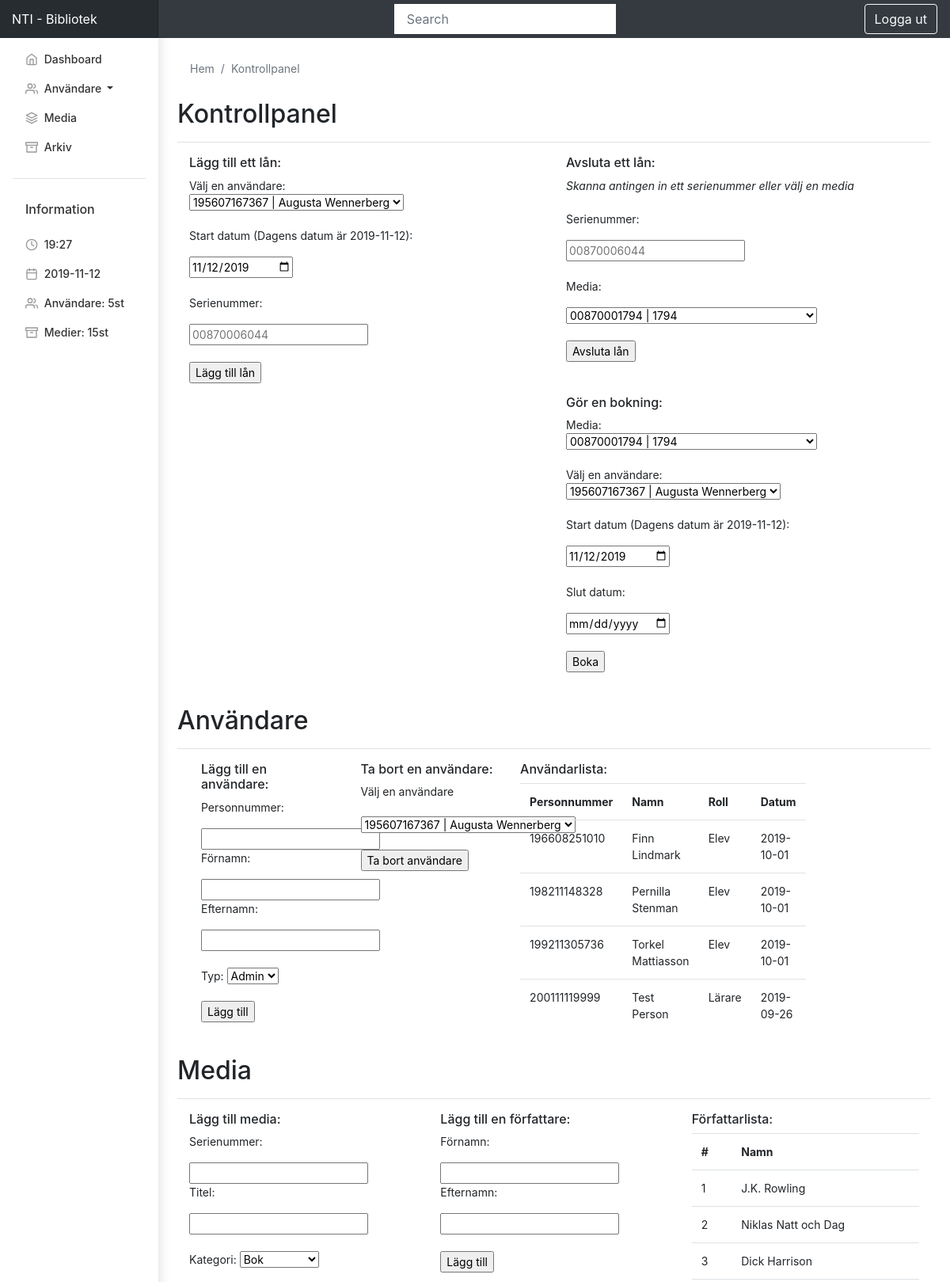
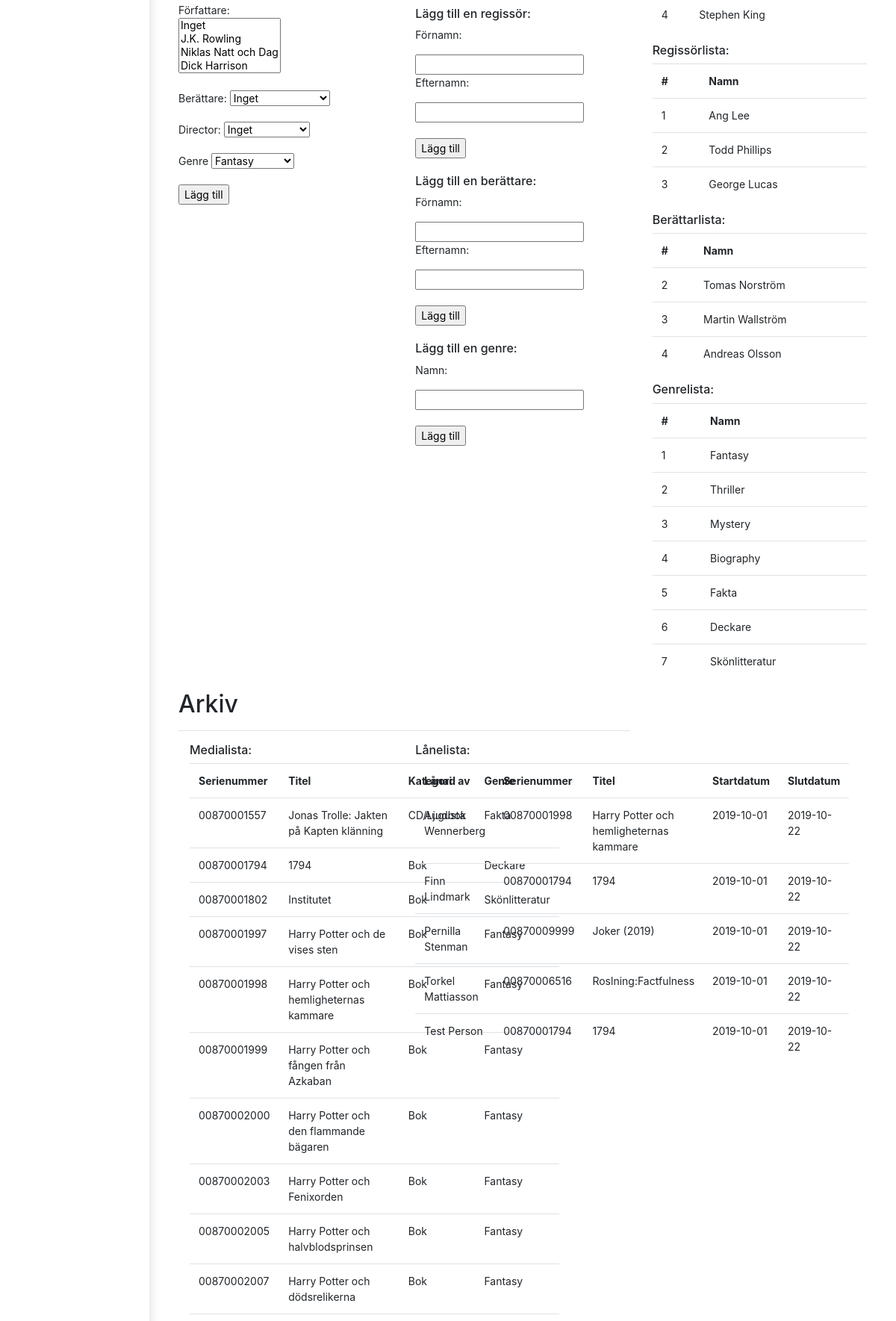
Screenshot of /index.php?login=success (signed in, upper part) with the database file from the repository (2 pictures, top to bottom).
### tables this page shows
CREATE TABLE `users` (
  `user_id` varchar(12) NOT NULL,
  `firstname` varchar(32) NOT NULL,
  `lastname` varchar(32) NOT NULL,
  `role_id` int(10) NOT NULL,
  `date` date NOT NULL
);

CREATE TABLE `roles` (
  `role_id` int(10) NOT NULL,
  `role_name` varchar(32) NOT NULL,
  `create` int(1) NOT NULL,
  `edit` int(1) NOT NULL,
  `remove` int(1) NOT NULL,
  `borrow` int(1) NOT NULL
);

CREATE TABLE `authors` (
  `author_id` int(11) NOT NULL,
  `author_fname` varchar(32) NOT NULL,
  `author_lname` varchar(32) NOT NULL
);

CREATE TABLE `directors` (
  `director_id` int(11) NOT NULL,
  `director_fname` varchar(32) NOT NULL,
  `director_lname` varchar(32) NOT NULL
);

CREATE TABLE `narrators` (
  `narrator_id` int(11) NOT NULL,
  `narrator_fname` varchar(32) NOT NULL,
  `narrator_lname` varchar(32) NOT NULL
);

CREATE TABLE `genre` (
  `genre_id` int(11) NOT NULL,
  `genre_name` varchar(32) NOT NULL
);

CREATE TABLE `media` (
  `item_id` varchar(11) NOT NULL,
  `title` varchar(100) NOT NULL,
  `cat_id` int(11) NOT NULL,
  `genre_id` int(11) NOT NULL,
  `is_borrowed` int(2) NOT NULL
);

CREATE TABLE `item_cat` (
  `cat_id` int(11) NOT NULL,
  `cat_name` varchar(32) NOT NULL,
  `max_time` int(10) NOT NULL
);

CREATE TABLE `borrowed` (
  `user_id` varchar(12) NOT NULL,
  `item_id` varchar(11) NOT NULL,
  `start_date` date NOT NULL,
  `end_date` date NOT NULL
);

### page/firstpage.php (the view, shortened to what the rows shown need)
<div class="d-flex justify-content-between flex-wrap flex-md-nowrap align-items-center pb-2 mb-3 border-bottom" id="dashboard">
  <h1 class="h2">Kontrollpanel</h1>
</div>
<div class="d-flex justify-content-between flex-wrap flex-md-nowrap align-items-center pb-2 mb-3 border-bottom" id="users">
  <h1 class="h2">Användare</h1>
</div>
<div class="col-md-8">
<div class="container-fluid">
      <div class="row">
          <div class="col-sm-4">
                  <?php
                  include('includes/dbh.inc.php');
                  $sql = "SELECT users.user_id, users.firstname, users.lastname, users.role_id, users.date, roles.role_name FROM users INNER JOIN roles ON users.role_id=roles.role_id";
                  $result = $conn->query($sql);
                  if ($result->num_rows > 0) {
                      echo "<table class='table'><tr><th scope='col'>Personnummer</th><th scope='col'>Namn</th><th scope='col'>Roll</th><th scope='col'>Datum</th></tr>";
                  while($row = $result->fetch_assoc()) {
                      echo "<tr><td scope='row'>" . $row["user_id"]. "</td><td scope='row'>" . $row["firstname"]. " " . $row["lastname"]. "</td><td scope='row'>" . $row["role_name"] . "</td><td scope='row'>" . $row["date"]. "</td></tr>";
                  }
                  echo "</table>";
                  } else { echo "0 resultat"; }
                  ?>
          </div>
      </div>
</div>
</div>
<div class="d-flex justify-content-between flex-wrap flex-md-nowrap align-items-center pb-2 mb-3 border-bottom" id="media">
  <h1 class="h2">Media</h1>
</div>
<div class="container-fluid">
      <div class="row">
          <div class="col-sm-4">
              <?php
                  include('includes/dbh.inc.php');
                  $sql = "SELECT author_id, author_fname, author_lname FROM authors";
                  $result = $conn->query($sql);
                  if ($result->num_rows > 0) {
                      echo "<table class='table'><tr><th scope='col'>#</th><th scope='col'>Namn</th></tr>";
                  while($row = $result->fetch_assoc()) {
                      echo "<tr><td scope='row'>" . $row["author_id"]. "</td><td scope='row'>" . $row["author_fname"]. " " . $row["author_lname"]. "</td></tr>";
                  }
                  echo "</table>";
                  } else { echo "0 resultat"; }
              ?>
              <?php
                  include('includes/dbh.inc.php');
                   $sql = "SELECT director_id, director_fname, director_lname FROM directors";
                  $result = $conn->query($sql);
                   if ($result->num_rows > 0) {
                      echo "<table class='table'><tr><th scope='col'>#</th><th scope='col'>Namn</th></tr>";
                   while($row = $result->fetch_assoc()) {
                      echo "<tr><td scope='row'>" . $row["director_id"]. "</td><td scope='row'>" . $row["director_fname"]. " " . $row["director_lname"]. "</td></tr>";
                  }
                  echo "</table>";
                  } else { echo "0 resultat"; }
              ?>
              <?php
                  include('includes/dbh.inc.php');
                  $sql = "SELECT narrator_id, narrator_fname, narrator_lname FROM narrators";
                  $result = $conn->query($sql);
                  if ($result->num_rows > 0) {
                      echo "<table class='table'><tr><th scope='col'>#</th><th scope='col'>Namn</th></tr>";
                  while($row = $result->fetch_assoc()) {
                      echo "<tr><td scope='row'>" . $row["narrator_id"]. "</td><td scope='row'>" . $row["narrator_fname"]. " " . $row["narrator_lname"]. "</td></tr>";
                  }
                  echo "</table>";
                  } else { echo "0 resultat"; }
              ?>
              <?php
                  include('includes/dbh.inc.php');
                  $sql = "SELECT genre_id, genre_name FROM genre";
                  $result = $conn->query($sql);
                  if ($result->num_rows > 0) {
                      echo "<table class='table'><tr><th scope='col'>#</th><th scope='col'>Namn</th></tr>";
                  while($row = $result->fetch_assoc()) {
                      echo "<tr><td scope='row'>" . $row["genre_id"]. "</td><td scope='row'>" . $row["genre_name"]. "</td></tr>";
                  }
                  echo "</table>";
                  } else { echo "0 resultat"; }
              ?>
          </div>
      </div>
</div>
<div class="col-md-8">
  <div class="d-flex justify-content-between flex-wrap flex-md-nowrap align-items-center pb-2 mb-3 border-bottom" id="archive">
      <h1 class="h2">Arkiv</h1>
  </div>
  <div class="container-fluid">
      <div class="row">
          <div class="col-lg-6">
              <?php
                  include('includes/dbh.inc.php');
                  $sql = "SELECT media.item_id, media.title, media.cat_id, media.genre_id, media.is_borrowed, item_cat.cat_name, genre.genre_name FROM media INNER JOIN item_cat ON media.cat_id=item_cat.cat_id INNER JOIN genre ON media.genre_id=genre.genre_id";
                  $result = $conn->query($sql);
                  if ($result->num_rows > 0) {
                      echo "<table class='table'><tr><th scope='col'>Serienummer</th><th scope='col'>Titel</th><th scope='col'>Kategori</th><th scope='col'>Genre</th></tr>";
                  while($row = $result->fetch_assoc()) {
                      echo "<tr><td scope='row'>" . $row["item_id"]. "</td><td scope='row'>" . $row["title"]. "</td><td scope='row'>" . $row["cat_name"]. "</td><td scope='row'>" . $row["genre_name"]. "</td></tr>";
                  }
                  echo "</table>";
                  } else { echo "0 resultat"; }
              ?>
          </div>
          <div class="col-lg-6">
              <?php
                  include('includes/dbh.inc.php');
                  $sql = "SELECT borrowed.user_id, borrowed.item_id, borrowed.start_date, borrowed.end_date, users.firstname, users.lastname, media.title FROM borrowed
                  INNER JOIN users ON borrowed.user_id=users.user_id
                  INNER JOIN media ON borrowed.item_id=media.item_id
                  ";
                  $result = $conn->query($sql);
                  if ($result->num_rows > 0) {
                      echo "<table class='table'><tr><th scope='col'>Lånad av</th><th scope='col'>Serienummer</th><th scope='col'>Titel</th><th scope='col'>Startdatum</th><th scope='col'>Slutdatum</th></tr>";
                  while($row = $result->fetch_assoc()) {
                      echo "<tr><td scope='row'>" . $row["firstname"]. " " . $row["lastname"]. "</td><td scope='row'>" . $row["item_id"]. "</td><td scope='row'>" . $row["title"]. "</td><td scope='row'>" . $row["start_date"]. "</td><td scope='row'>" . $row["end_date"]. "</td></tr>";
                  }
                  echo "</table>";
                  } else { echo "0 resultat"; }
              ?>
          </div>
      </div>
  </div>

### rows the page displays
users: user_id "196608251010", firstname "Finn", lastname "Lindmark", role.role_name "Elev", date "2019-10-01"
users: user_id "198211148328", firstname "Pernilla", lastname "Stenman", role.role_name "Elev", date "2019-10-01"
users: user_id "199211305736", firstname "Torkel", lastname "Mattiasson", role.role_name "Elev", date "2019-10-01"
users: user_id "200111119999", firstname "Test", lastname "Person", role.role_name "Lärare", date "2019-09-26"
authors: author_id "1", author_fname "J.K.", author_lname "Rowling"
authors: author_id "2", author_fname "Niklas", author_lname "Natt och Dag"
authors: author_id "3", author_fname "Dick", author_lname "Harrison"
authors: author_id "4", author_fname "Stephen", author_lname "King"
directors: director_id "1", director_fname "Ang", director_lname "Lee"
directors: director_id "2", director_fname "Todd", director_lname "Phillips"
directors: director_id "3", director_fname "George", director_lname "Lucas"
narrators: narrator_id "2", narrator_fname "Tomas", narrator_lname "Norström"
narrators: narrator_id "3", narrator_fname "Martin", narrator_lname "Wallström"
narrators: narrator_id "4", narrator_fname "Andreas", narrator_lname "Olsson"
genre: genre_id "1", genre_name "Fantasy"
genre: genre_id "2", genre_name "Thriller"
genre: genre_id "3", genre_name "Mystery"
genre: genre_id "4", genre_name "Biography"
genre: genre_id "5", genre_name "Fakta"
genre: genre_id "6", genre_name "Deckare"
genre: genre_id "7", genre_name "Skönlitteratur"
media: item_id "00870001557", title "Jonas Trolle: Jakten på Kapten klänning", cat.cat_name "CD/Ljudbok", genre.genre_name "Fakta"
media: item_id "00870001794", title "1794", cat.cat_name "Bok", genre.genre_name "Deckare"
media: item_id "00870001802", title "Institutet", cat.cat_name "Bok", genre.genre_name "Skönlitteratur"
media: item_id "00870001997", title "Harry Potter och de vises sten", cat.cat_name "Bok", genre.genre_name "Fantasy"
media: item_id "00870001998", title "Harry Potter och hemligheternas kammare", cat.cat_name "Bok", genre.genre_name "Fantasy"
media: item_id "00870001999", title "Harry Potter och fången från Azkaban", cat.cat_name "Bok", genre.genre_name "Fantasy"
media: item_id "00870002000", title "Harry Potter och den flammande bägaren", cat.cat_name "Bok", genre.genre_name "Fantasy"
media: item_id "00870002003", title "Harry Potter och Fenixorden", cat.cat_name "Bok", genre.genre_name "Fantasy"
media: item_id "00870002005", title "Harry Potter och halvblodsprinsen", cat.cat_name "Bok", genre.genre_name "Fantasy"
media: item_id "00870002007", title "Harry Potter och dödsrelikerna", cat.cat_name "Bok", genre.genre_name "Fantasy"
borrowed: users.firstname "Augusta", users.lastname "Wennerberg", item "00870001998", media.title "Harry Potter och hemligheternas kammare", start_date "2019-10-01", end_date "2019-10-22"
borrowed: users.firstname "Finn", users.lastname "Lindmark", item "00870001794", media.title "1794", start_date "2019-10-01", end_date "2019-10-22"
borrowed: users.firstname "Pernilla", users.lastname "Stenman", item "00870009999", media.title "Joker (2019)", start_date "2019-10-01", end_date "2019-10-22"
borrowed: users.firstname "Torkel", users.lastname "Mattiasson", item "00870006516", media.title "Roslning:Factfulness", start_date "2019-10-01", end_date "2019-10-22"
borrowed: users.firstname "Test", users.lastname "Person", item "00870001794", media.title "1794", start_date "2019-10-01", end_date "2019-10-22"

### other values shown
$site_name "NTI - Bibliotek"
$result->num_rows "5"
$result->num_rows "15"
form field user_id "195607167367 | Augusta Wennerberg"
form field item_id "00870001794 | 1794"
form field cat_id "Bok"
form field genre_id "Fantasy"
